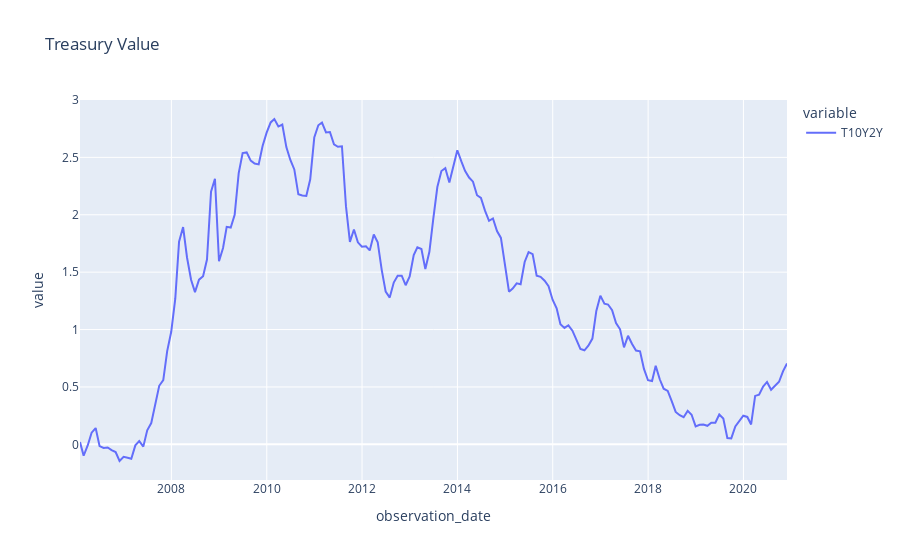

The code cell stored with this chart in its notebook:
### Markdown cell above
## 2.3) 10-Year Treasury Constant Maturity Minus 2-Year Treasury Constant Maturity

https://ycharts.com/indicators/10_2_year_treasury_yield_spread

### Code cell
Treasury_Data = pd.read_excel("T10Y2Y.xls")
Treasury_Data = Treasury_Data.set_index('observation_date')

Treasury_Data = Treasury_Data.resample('1m').mean()

Treasury_Data = Treasury_Data[(Treasury_Data.index > '2006-01-01') &
                              (Treasury_Data.index < '2020-12-31')]

# display(Treasury_Data)

treasury_figure = px.line(Treasury_Data, x=Treasury_Data.index, y=["T10Y2Y"], title='Treasury Value')
treasury_figure.update_layout(hovermode="x")
treasury_figure.show()

final_df['T10Y2Y'] = Treasury_Data['T10Y2Y']

### Figure 1 — Plotly figure (JSON) as saved in the notebook; plotly's stock layout.template omitted (floating-point values rounded to 4 significant figures; data arrays with more than 128 entries replaced by an {"elided": "..."} marker saying what was removed)
{"data": [{"hovertemplate": "variable=T10Y2Y<br>observation_date=%{x}<br>value=%{y}<extra></extra>", "legendgroup": "T10Y2Y", "line": {"color": "#636efa", "dash": "solid"}, "mode": "lines", "name": "T10Y2Y", "orientation": "v", "showlegend": true, "type": "scatter", "x": {"elided": "179 str values"}, "xaxis": "x", "y": {"elided": "179 float values"}, "yaxis": "y"}], "layout": {"hovermode": "x", "legend": {"title": {"text": "variable"}, "tracegroupgap": 0}, "title": {"text": "Treasury Value"}, "xaxis": {"anchor": "y", "domain": [0, 1], "title": {"text": "observation_date"}}, "yaxis": {"anchor": "x", "domain": [0, 1], "title": {"text": "value"}}}}
